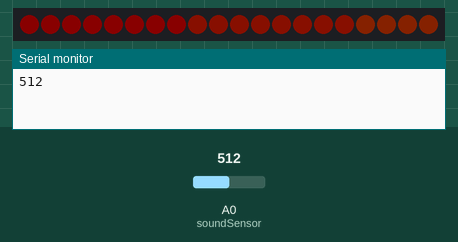
Bench run of a sketch on a simulated Arduino Uno, built with avr-gcc and run on an emulated ATmega328P. Parts: 20 RGB LEDs in strip order, left to right, the last lines printed to the serial monitor. The inputs (shaded band) are chosen by the test bench; at power-on: A0 (soundSensor) = 512. Dim RGB values are drawn brighter than linear.

Above: at 0.01 s.
At 4.26 s:
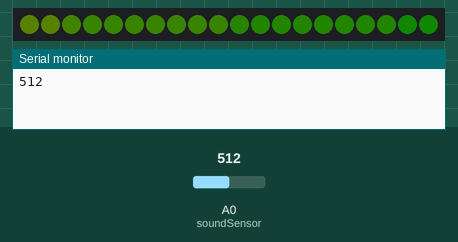
At 8.67 s:
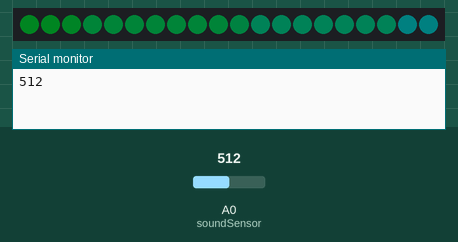
At 17.33 s:
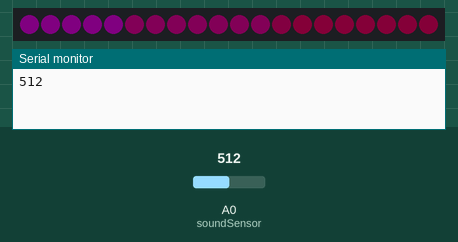
At 28.19 s:
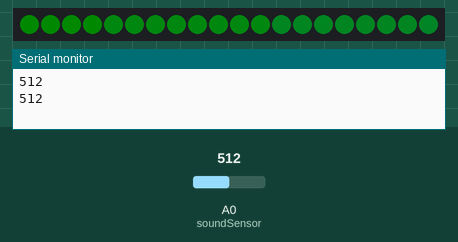
At 39.06 s:
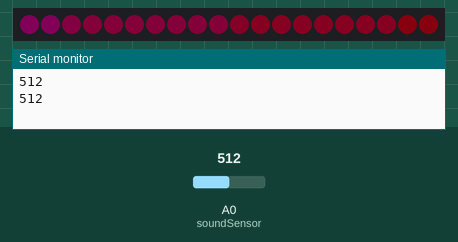

The sketch:

cg.ino
```cpp
#include <Adafruit_NeoPixel.h>
#ifdef __AVR__
  #include <avr/power.h>
#endif

int soundSensor = A0;     // 사운드 센서 핀
int SensorValue = 0; // A0 핀으로 들어오는 전압의 크기(소리의 세기)

#define PIN 6

#define NUMPIXELS      20
#define TIME 80
#define BRIGHTNESS 10
Adafruit_NeoPixel strip = Adafruit_NeoPixel(NUMPIXELS, PIN,  NEO_GRBW + NEO_KHZ800);

void setup() {
  Serial.begin(9600); // 시리얼모니터 출력
  pinMode(soundSensor, INPUT);  // 사운드 센서 입력으로 설정
  strip.begin();
  strip.setBrightness(BRIGHTNESS);
  strip.show(); // Initialize all pixels to 'off'
}

void loop() {
  SensorValue = analogRead(soundSensor);
  Serial.println(SensorValue);
  rainbow(TIME);
}


void rainbow(uint8_t wait) {
  uint16_t i, j;

  for(j=0; j<256; j++) {
    for(i=0; i<strip.numPixels(); i++) {
      strip.setPixelColor(i, Wheel((i+j) & 255));
    }
    strip.show();
    delay(wait);
  }
}

// Input a value 0 to 255 to get a color value.
// The colours are a transition r - g - b - back to r.
uint32_t Wheel(byte WheelPos) {
  WheelPos = 255 - WheelPos;
  if(WheelPos < 85) {
    return strip.Color(255 - WheelPos * 3, 0, WheelPos * 3);
  }
  if(WheelPos < 170) {
    WheelPos -= 85;
    return strip.Color(0, WheelPos * 3, 255 - WheelPos * 3);
  }
  WheelPos -= 170;
  return strip.Color(WheelPos * 3, 255 - WheelPos * 3, 0);
}
```
